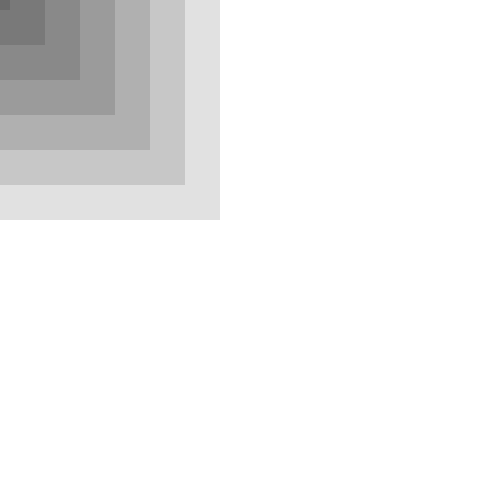
Frame 1 (no input)
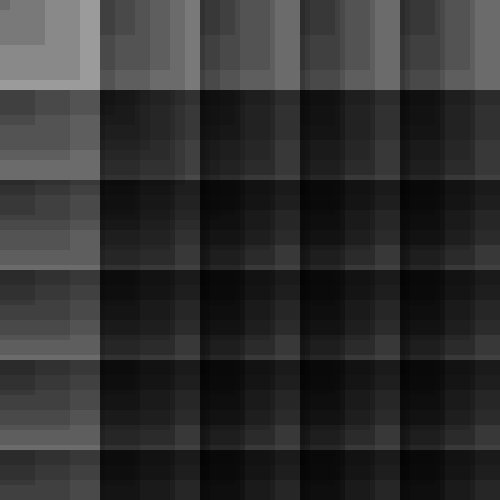
Frame 60 (the mouse pressed at the canvas centre just before this capture)
Frame 120 (the mouse held since frame 60 and released just before this capture): identical to frame 60, image omitted

The Processing sketch that drew these frames (run headless with seeded random() and noise(); from frame 60 on, the mouse is pressed at the canvas centre):

// Processing sketch: processing_31927
// ── processing_31927.pde

int hello = 0;
int goodbye = 10;

int y = 0;


void setup (){
  size(500,500);
    
    background(255);
    noStroke();
    fill(0,30);
}

void draw(){
 
  while(goodbye < 250) {
  rect(hello,y,goodbye,goodbye);
    goodbye = goodbye + 35;
 
}
hello = hello + 100;
goodbye = 0;

if (hello > 500) {
  y = y + 90;
  hello = 0;
}

} 
